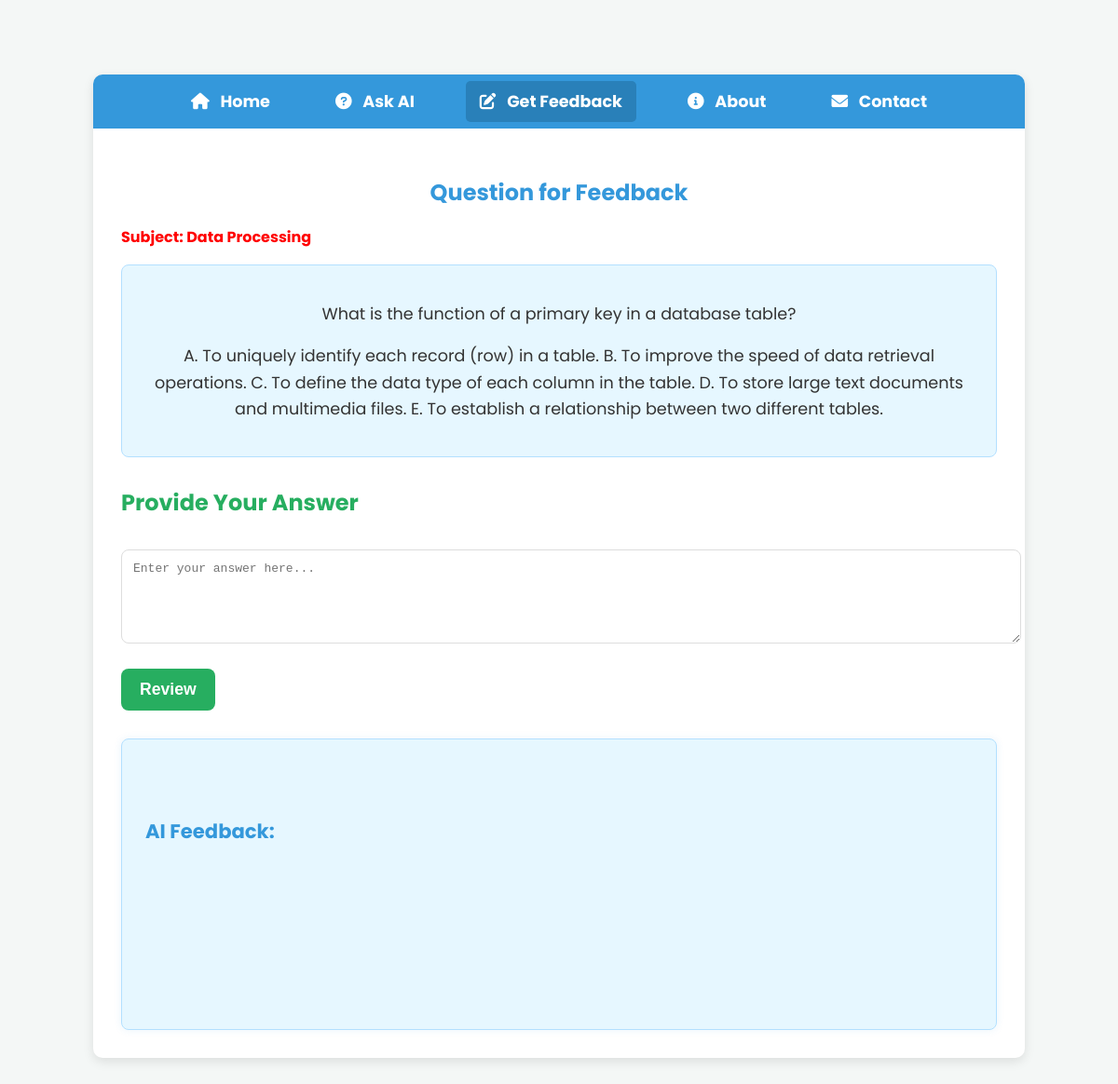
Page /feedback.php on the committed database.
### tables this page shows
CREATE TABLE IF NOT EXISTS `questions` (
  `id` int(11) NOT NULL AUTO_INCREMENT,
  `question_text` varchar(2500) NOT NULL,
  `options` varchar(2500) DEFAULT NULL,
  `subject` varchar(250) DEFAULT NULL,
  PRIMARY KEY (`id`)
);

### feedback.php (the view, shortened to what this page needs)
<?php
$host = 'localhost';
$username = 'root';
$password = '';
$database = 'jamb_prep';
$conn = new mysqli($host, $username, $password, $database);
$sql = "SELECT * FROM questions ORDER BY RAND() LIMIT 1";
$result = $conn->query($sql);
if ($result->num_rows > 0) {
    $row = $result->fetch_assoc();
    $question = $row["question_text"];
    $subject = $row["subject"];
    $options = $row["options"];
} else {
    $question = "No questions available in the database.";
}
?>
<!DOCTYPE html>
<html lang="en">
<head>
    <link rel="stylesheet" href="css/dashboard.css">
    <link type="text/css" rel="stylesheet" href="css/styles.css">
    <link rel="stylesheet" href="https://cdnjs.cloudflare.com/ajax/libs/font-awesome/6.0.0-beta3/css/all.min.css" />
</head>
<body>
    <div class="dashboard-container">
        <nav class="top-nav full-width">
            <ul>
                <li><a href="index.php"><i class="fas fa-home"></i> Home</a></li>
                <li><a href="AskAI.php"><i class="fas fa-question-circle"></i> Ask AI</a></li>
                <li><a href="feedback.php" class="active"><i class="fas fa-pen-to-square"></i> Get Feedback</a></li>
                <li><a href="about.php"><i class="fas fa-info-circle"></i> About</a></li>
                <li><a href="contact.php"><i class="fas fa-envelope"></i> Contact</a></li>
            </ul>
        </nav>
        <div class="dashboard-content">
            <section id="question-of-the-day">
                <h2>Question for Feedback</h2>
                <p id="subject">Subject: <?php echo $subject; ?> </p>
                <div class="question-card">
                    <p id="question"><?php echo $question; ?></p>
                    <p id="options"><?php echo $options; ?></p>
                </div>
            </section>
            <section id="feedback-section">
                <h2>Provide Your Answer</h2>
                <textarea id="answer" rows="5" placeholder="Enter your answer here..."></textarea>
                <button id="review-button">Review</button>
                <div id="response-box">
                    <strong>AI Feedback:</strong>
                    <div id="response">  </div>
                </div>
            </section>
        </div>
    </div>
</body>
</html>

### css/dashboard.css (style rules this page uses)
body { font-family: 'Poppins', sans-serif; background-color: #f4f7f6; margin: 0; padding: 0; color: #333; line-height: 1.6; }
.dashboard-container { max-width: 1000px; margin: 40px auto; background-color: #fff; border-radius: 10px; box-shadow: 0 4px 12px rgba(0, 0, 0, 0.1); overflow: hidden; }
.top-nav { background-color: #3498db; color: #fff; padding: 15px 0; }
.top-nav.full-width { width: 100%; }
.top-nav ul { list-style: none; padding: 0; margin: 0 auto; display: flex; justify-content: center; / max-width: 1200px; }
.top-nav ul li { margin: 0 20px; }
.top-nav ul li a { color: #fff; text-decoration: none; font-weight: bold; font-size: 1.1em; padding: 10px 15px; border-radius: 5px; transition: background-color 0.3s ease; }
.top-nav ul li a:hover, .top-nav ul li a.active { background-color: #2980b9; }
.top-nav ul li a i { margin-right: 8px; }
.dashboard-content { padding: 30px; }
#question-of-the-day { margin-bottom: 30px; text-align: center; }
#question-of-the-day h2 { color: #3498db; margin-bottom: 15px; }
.question-card { background-color: #e6f7ff; padding: 20px; border-radius: 8px; border: 1px solid #b3e0ff; font-size: 1.1em; color: #333; }
#feedback-section h2 { color: #27ae60; margin-bottom: 15px; }
#feedback-section textarea#answer { width: 100%; padding: 12px; margin-bottom: 20px; border: 1px solid #ddd; border-radius: 8px; font-size: 1em; resize: vertical; }
#feedback-section button#review-button { background-color: #27ae60; color: #fff; padding: 12px 20px; border: none; border-radius: 8px; cursor: pointer; font-size: 1.1em; transition: background-color 0.3s ease; font-weight: bold; }
#response-box { margin-top: 30px; padding: 25px; background-color: #e6f7ff; border: 1px solid #b3e0ff; border-radius: 8px; font-size: 1.1em; color: #333; box-shadow: 0 0 8px rgba(52, 152, 219, 0.1); white-space: pre-wrap; }
#response-box strong { display: block; margin-bottom: 5px; font-size: 1.2em; color: #3498db; font-weight: bold; }
#response { border: 1px solid #ccc; padding: 10px; border: none; margin-top: 5px; font-family: sans-serif; line-height: 1.6; }

### css/styles.css (style rules this page uses)
body { font-family: 'Poppins', sans-serif; background-color: #f4f7f6; padding: 40px 20px; line-height: 1.6; margin: 0; }
.top-nav { background-color: #3498db; color: #fff; padding: 15px 0; }
.top-nav.full-width { width: 100%; }
.top-nav ul { list-style: none; padding: 0; margin: 0 auto; display: flex; justify-content: center; max-width: 1200px; }
.top-nav ul li { margin: 0 20px; }
.top-nav ul li a { color: #fff; text-decoration: none; font-weight: bold; font-size: 1.1em; padding: 10px 15px; border-radius: 5px; transition: background-color 0.3s ease; }
.top-nav ul li a:hover, .top-nav ul li a.active { background-color: #2980b9; }
.top-nav ul li a i { margin-right: 8px; }
textarea { width: 100%; margin-top: 15px; padding: 14px; font-size: 16px; border: 1px solid #ddd; border-radius: 8px; resize: vertical; }
#response-box { margin-top: 30px; padding: 25px; background-color: #e6f7ff; border: 1px solid #b3e0ff; border-radius: 8px; font-size: 1.1em; color: #333; box-shadow: 0 0 8px rgba(52, 152, 219, 0.1); white-space: pre-wrap; }
#response-box strong { display: block; margin-bottom: 5px; font-size: 1.2em; color: #3498db; font-weight: bold; }
#response { border: 1px solid #ccc; padding: 10px; border: none; margin-top: 5px; font-family: sans-serif; line-height: 1.6; }
#subject { font-weight: bold; text-align: left; color: red; line-height: 1.6; }

### rows in the picture
questions: subject "Data Processing", question_text "What is the function of a primary key in a database table?", options "A. To uniquely identify each record (row) in a table. B. To improve the speed of data retrieval operations. C. To define the data type of each column in the table. D. To store large text documents and multimedia files. E. To establish a relationship between two different tables."
